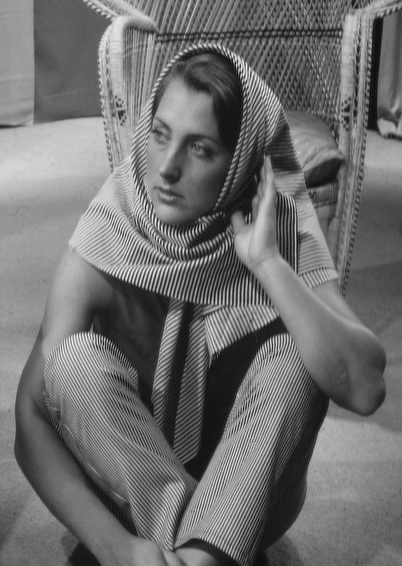
#> input picture Barbara.tif, 402 x 566 px
$ jupyter execute TP1.ipynb   (shell and % lines are left out)
#> lines starting #> are read from the running program, lines starting #| are printed output that depends on the picture; long printed decimals are rounded
## Matricule & noms : Jonathan Bukera, Jérôme Pigeon, Kaywan Sanjari

### <center> ELE8812 - Traitement et analyse d'images </center>
<center> Travail practique No. 1 </center>
<center>Hiver 2021 </center>

<div class="alert alert-block alert-danger">
Ce <a href="https://realpython.com/matlab-vs-python/"> lien</a> vous permettra de voir les différences fondamentales entre Python et Matlab. Ne passez pas forcement par les étapes d'installation.
</div>

L’objet de ce travail est de mettre en pratique certains des traitements élémentaires dans le domaine spatial qui ont été présentés en cours, tout en permettant une familiarisation avec Python et ses outils de traitement d’images. Trois points seront abordés :
1. Les transformations géométriques
2. Le débruitage par filtrage dans le domaine spatial
3. L’amélioration d’images par manipulation d’histogramme et masque flou

Les fonctions et les données à utiliser pour effectuer ce travail pratique se trouvent
dans l’archive ZIP de ce TP disponible sur le site web du cours.

**Pondération**
- Transformations géométriques : 6 pts
- Débruitage par filtrage spatial : 6 pts
- Amélioration d’images : 6 pts
- Qualités de la langue et du rapport : 2 pts
- Total : 20 points

**Date de remise**
- Groupe 1: 14 février 23h59
- Groupe 2: 21 février 23h59

##  1. Transformations géométriques (6 pts)

L’interpolation est un élément central de toute transformation géométrique d’image.
L’objet de cette question est de mettre en œuvre une forme élémentaire d’interpolation et
de l’utiliser dans une transformation géométrique particulièrement simple : le changement
d’échelle d’une image à l’aide d’une interpolation par plus proche voisin.

<div class="alert alert-block alert-info">

La cellule ci dessous effectue des <code>import</code> cela s'assimile a un<code>addpath</code> en matlab. Le but est d'amener des fonctions extérieures (packages) dans le notebook afin que Python les reconnaisse.
<code> import package as pkg</code> permet de raccourcir le nom de ce dernier. Les fonctions contenues dans 'package' seront alors appelées ainsi <code>pkg.function()</code><br>

Vous pouvez chercher sur google chacun des package appelés ci-dessous afin d'obtenir leur documentation.<br>

N'oubliez pas de relancer cette cellule si jamais vous redemarrez le Kernel !!
</div>

[cell 1]
import matplotlib.pyplot as plt
import matplotlib.image as mpimg
from matplotlib.pyplot import imread
import cv2
import numpy as np
plt.rcParams["figure.figsize"] = (12, 10)

### 1.1. Fonction de changement d’échelle (3 pts)
<div class="alert alert-block alert-warning">
Développez une fonction définie comme suit. <br>

- Indiquez la manière dont vous définissez les coordonnées de l’origine de chaque pixel d’une image (ex : au centre du pixel, dans le coin supérieur gauche …)

- Décrivez chacune des étapes vous permettant de passer de l’image im à l’image ims.

<b>Remarque</b> : Dans la fonction mae_ppv que vous développerez, vous ne devez pas utiliser
les fonctions d’interpolation existantes. Par contre, vous pouvez vous inspirer de la fonction mae_bil.m qui implémente une interpolation bilinéaire.
    </div>

[cell 2]
# Inscrivez votre code ici
# Compléter la fonction suivante faisant de l'interpolation par plus proche voisin.
def mae_ppv(im, sc):
    """ Interpolation par plus proche voisin d'une image im.
    im (nd.array): Image à interpoler.
    sc (float): Facteur d'échelle.

    Return:
        nd.array: Image interporlée.
    """
    if sc <= 0 :
        display('scale : le parametre d echelle doit etre > 0')
        return

    if np.ndim(im) != 2 :
        display('Image doit avoir 2 dimensions')
        return

    M, N = im.shape


    Ms, Ns = [round(M * sc), round(N * sc)]

    ims = np.zeros((Ms,Ns))

    for i in range(Ms):
        for j in range(Ns):
            ims[i,j] = im[round(i/sc),round(j/sc)]


    return ims

[cell 3]
def mae_bil(im, sc):
    """ Interpolation bilinéaire d'une image im.
    im (nd.array): Image à interpoler.
    sc (float): Facteur d'échelle.

    Return:
        nd.array: Image interporlée.
    """

    if sc <= 0 :
        display('scale : le parametre d echelle doit etre > 0')
        return


    if np.ndim(im) != 2 :
        display('Image doit avoir 2 dimensions')
        return

    M, N = im.shape

    # Nouvelles dimensions de l'image
    Ms, Ns = [round(M * sc), round(N * sc)]

    xs = np.linspace(1, Ms, Ms)
    ys = np.linspace(1, Ns, Ns)

    xsp = xs * M / Ms
    ysp = ys * N / Ns

    # Ajouter un pixel autour car il faut interpoler les pixels sur les bords
    Ap = np.pad(im, 1, 'symmetric')

    # Extraire les nouvelles coordonnées de l'image
    xisp = np.floor(xs * M / Ms).astype(int)
    yisp = np.floor(ys * N / Ns).astype(int)

    [Xsp, Ysp] = np.meshgrid(xsp,ysp)
    Xsp = np.transpose(Xsp)
    Ysp = np.transpose(Ysp)

    Xfsp = Xsp - np.floor(Xsp) # Coefficients pour l'interpolation
    Yfsp = Ysp - np.floor(Ysp)

    # Interpolation bilinéaire
    ims = (1 - Xfsp) * (1 - Yfsp) * Ap[xisp, :][:, yisp] + \
          Xfsp * (1-Yfsp) * Ap[xisp + 1, :][:, yisp] + \
          (1 - Xfsp) * Yfsp * Ap[xisp, :][:, yisp + 1] + \
          Xfsp * Yfsp * Ap[xisp + 1, :][:, yisp + 1]

    return ims

### 1.2. Effet de l’interpolation (3 pts)
<div class="alert alert-block alert-warning">

- Pour mettre en évidence l’effet de l’interpolation, utilisez la fonction que vous avez
développée pour changer l’échelle de l’image Barbara.tif d’un facteur α
inférieur à 1. Utilisez ensuite la même fonction et un facteur de 1/ α pour la ramener
l’image transformée à son échelle initiale.
  </div>

[cell 4]
# Inscrivez votre code ici

oldIm = imread('Barbara.tif')
#> oldIm is the input picture: shape (566, 402); min 4, max 247, mean 111.5
sc = 0.5
reSc = 1/sc
newIm = mae_ppv(oldIm,sc)
reIm = mae_ppv(newIm,reSc)
plt.subplot(1,3,1)
plt.imshow(oldIm, cmap = 'gray')
plt.subplot(1,3,2)
plt.imshow(newIm, cmap = 'gray')
plt.show()
plt.subplot(1,3,3)
plt.imshow(reIm, cmap = 'gray')
plt.show()

<div class="alert alert-block alert-warning">

- Effectuez les mêmes opérations avec la fonction mae_bil,
qui utilise une interpolation bilinéaire.
  </div>

[cell 5]
# Inscrivez votre code ici
 # Inscrivez votre code ici
oldIm2 = imread('Barbara.tif')
sc = 0.5
reSc = 1/sc
newIm2 = mae_bil(oldIm2,sc)
#> in mae_bil, `Xfsp = Xsp - np.floor(Xsp) # Coefficients pour l'interpolation`:
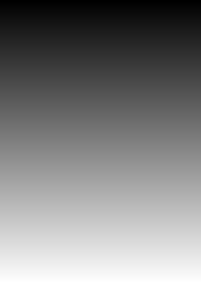
#> Xsp: shape (283, 201) float64; min 2, max 566, mean 284; drawn with min black and max white
reIm2 = mae_bil(newIm2,reSc)
#> call 2 of mae_bil, with sc = 2
#> in mae_bil (call 2), `Yfsp = Ysp - np.floor(Ysp)`:
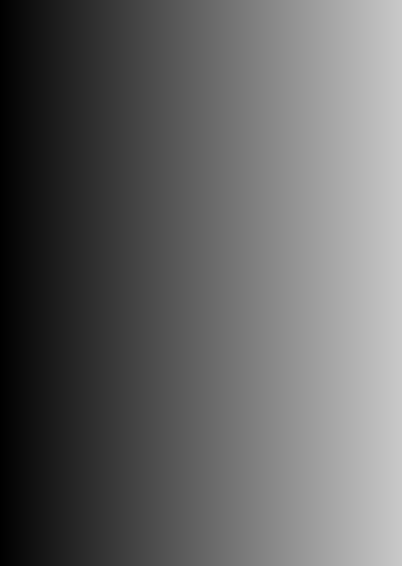
#> Ysp: shape (566, 402) float64; min 0.5, max 201, mean 100.8
plt.subplot(1,3,1)
plt.imshow(oldIm2, cmap = 'gray')
plt.subplot(1,3,2)
plt.imshow(newIm2, cmap = 'gray')
plt.show()
plt.subplot(1,3,3)
plt.imshow(reIm2, cmap = 'gray')
plt.show()

<div class="alert alert-block alert-warning">

- Qu’observez-vous ? Est-ce que les deux schémas d’interpolation permettent de
reproduire fidèlement l’image originale ? À quoi sont dues les différences
observées ? Pour répondre à cette question, vous pouvez calculer l’erreur
quadratique moyenne entre les images.

\begin{equation*}
\Delta Q = \frac 1 n  \sum_{i,j}\left( I \left( i,j \right) - I' \left( i,j \right) \right)^2
\end{equation*}

Où n est le nombre de pixel dans l’image, 𝐼(𝑖,𝑗) est un pixel de l’image original et
𝐼’(𝑖,𝑗) est le pixel correspondant dans l’image transformée. Vous pouvez aussi
observer l’histogramme des différences d’intensité entre les images.

 </div>

[cell 6]
# Inscrivez votre code ici
M, N = oldIm.shape
#> M = 566; N = 402
n = M*N
#> n = 227532
error = 0

for i in range(M):
    for j in range(N):
        error += (oldIm[i,j]-reIm[i,j])**2
#> after the loop, error = 101760871

TrueError =(1/n)*error
#> TrueError = 447.2
print('erreur = ', TrueError)
#| erreur =  447.238

<div class="alert alert-block alert-success">
DOUBLE-CLIQUEZ POUR INSCRIRE VOTRE RÉPONSE

<div class="alert alert-block alert-warning">
- Quels artefacts (défauts) observez-vous dans les images réduites et reconstruites ?
    </div>

<div class="alert alert-block alert-success">
DOUBLE-CLIQUEZ POUR INSCRIRE VOTRE RÉPONSE

## 2. Débruitage par filtrage spatial (6 pts)
<div class="alert alert-block alert-warning">

Le fichier IRM_genou.tif de l’archive TP1.zip contient l’image d’un genou obtenue
en imagerie par résonance magnétique nucléaire (IRM). Cette image est dégradée par un
bruit relativement important. Le but de cette question est de mettre en œuvre et de comparer
plusieurs filtres spatiaux, linéaires ou non. Développez et mettez en œuvre les filtres
suivants :

- Moyennage simple sur un masque carré de côté 3, 5 ou 7 pixels.
- Moyennage pondéré de type gaussien sur un masque carré de côté 3, 5 ou 7 pixels.
- Filtrage médian sur un masque carré de côté 3, 5 ou 7 pixels.

La librairie OpenCV vous permet d'appliquer ces filtres (voir [documentation](https://docs.opencv.org/master/d4/d13/tutorial_py_filtering.html)). L’image filtrée doit être de même type et avoir la même taille que l’image de départ.
Comparez empiriquement les résultats, en vous basant notamment sur le bruit résiduel, sur
la netteté des contours des images filtrées et sur l’erreur quadratique moyenne. Vous
pouvez au besoin vous appuyer sur leur histogramme. Le bruit résiduel Ο(𝑥, 𝑦) peut être
calculé en soustrayant l’image filtrée 𝐼′(𝑥, 𝑦) à l’image originale 𝐼(𝑥, 𝑦).

\begin{equation*}
Ο(𝑥, 𝑦) = |𝐼(𝑥, 𝑦) − 𝐼′(𝑥, 𝑦)|
\end{equation*}

Discutez de l’effet du type de filtre (moyenne simple, moyenne pondérée, médian) et de la
taille du filtre (3, 5, ou 7 pixels) sur les résultats de débruitage.
    </div>

[cell 7]
# Inscrivez votre code ici

og_Im = imread('IRM_genou.tif')
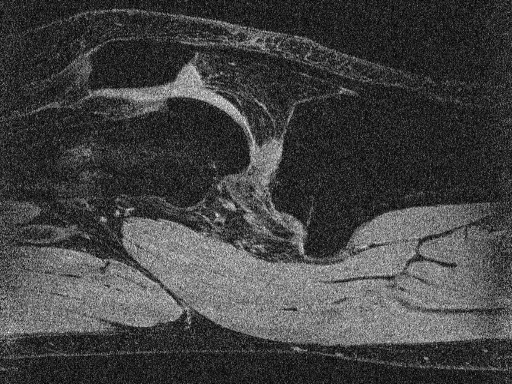
#> input picture IRM_genou.tif, 512 x 384 px
#> og_Im is the input picture: shape (384, 512) uint16; min 0, max 65535, mean 17114.3


moy_Im_3 = cv2.blur(og_Im, (3,3))
gauss_Im_3 = cv2.GaussianBlur(og_Im, (3,3),0)
med_Im_3 = cv2.medianBlur(og_Im,3)

og_Im = imread('IRM_genou.tif')
moy_Im_5 = cv2.blur(og_Im, (5,5))
gauss_Im_5 = cv2.GaussianBlur(og_Im, (5,5),0)
med_Im_5 = cv2.medianBlur(og_Im,5)


og_Im = imread('IRM_genou.tif')
moy_Im_7 = cv2.blur(og_Im, (7,7))
gauss_Im_7 = cv2.GaussianBlur(og_Im, (7,7),0)
og_Im = cv2.convertScaleAbs(og_Im, alpha=255/65535.0)

med_Im_7 = cv2.medianBlur(og_Im,7)


plt.subplot(3,4,1)
plt.imshow(og_Im, cmap = 'gray')
plt.title ('Image Originale')

plt.subplot(3,4,2)
plt.imshow(moy_Im_3, cmap = 'gray')
plt.title ('Filtre moyennage simple (3)')
plt.subplot(3,4,3)
plt.imshow(moy_Im_5, cmap = 'gray')
plt.title ('Filtre moyennage simple (5)')
plt.subplot(3,4,4)
plt.imshow(moy_Im_7, cmap = 'gray')
plt.title ('Filtre moyennage simple (7)')

plt.subplot(3,4,5)
plt.imshow(og_Im, cmap = 'gray')
plt.title ('Image Originale')

plt.subplot(3,4,6)
plt.imshow(gauss_Im_3, cmap = 'gray')
plt.title ('Filtre gauss (3)')
plt.subplot(3,4,7)
plt.imshow(gauss_Im_5, cmap = 'gray')
plt.title ('Filtre gauss (5)')
plt.subplot(3,4,8)
plt.imshow(gauss_Im_7, cmap = 'gray')
plt.title ('Filtre gauss (7)')


plt.subplot(3,4,9)
plt.imshow(og_Im, cmap = 'gray')
plt.title ('Image Originale')

plt.subplot(3,4,10)
plt.imshow(med_Im_3, cmap = 'gray')
plt.title ('Filtre median (3)')
plt.subplot(3,4,11)
plt.imshow(med_Im_5, cmap = 'gray')
plt.title ('Filtre median (5)')
plt.subplot(3,4,12)
plt.imshow(med_Im_7, cmap = 'gray')
plt.title ('Filtre median (7)')

<div class="alert alert-block alert-success">
Pour chacun des filtres, l'image devient plus lumineuse.

## 3. Amélioration d’images (6 pts)

Le fichier Lune.tif contient une image de la lune de qualité médiocre, tant du point de
vue de la distribution des niveaux de gris que de la netteté. Le but de cette question est
donc d’appliquer une succession de traitements pour améliorer la qualité de cette image.

### 3.1. Transformations portant sur l’intensité (2 pts)
<div class="alert alert-block alert-warning">

En vous basant sur l’histogramme, effectuez une ou plusieurs transformations portant sur
l’intensité de l’image pour en améliorer le contraste et l’aspect visuel. Quelques
transformations que vous pouvez essayer pour améliorer le contraste sont :

| Transformation | Paramètre(s) | Équation |
| --- | --- | --- |
| Inversion | NA | 1 – 𝑟 |
|Gamma |   𝛾 < 1 si sous-exposé <br/> 𝛾 > 1 si surexposé | 𝑟<sup>𝛾</sup> |
| Logarithme | NA | ln(1 + 𝑟) /ln(2) |
| Exponentielle | NA | 𝑒<sup>𝑟𝑙𝑛(2)</sup> − 1|

<center> ** r correspond à la valeur d’un pixel dans l’image </center>

<b>Note</b> : Il n’est pas conseillé de procéder à l’égalisation de l’histogramme à cette étape-ci.
Expliquez votre choix de transformation que vous avez utilisé pour améliorer l’aspect
visuel de l’image.

</div>

[cell 8]
# Inscrivez votre code ici

luneIm = cv2.imread("Lune.tif", cv2.IMREAD_GRAYSCALE)
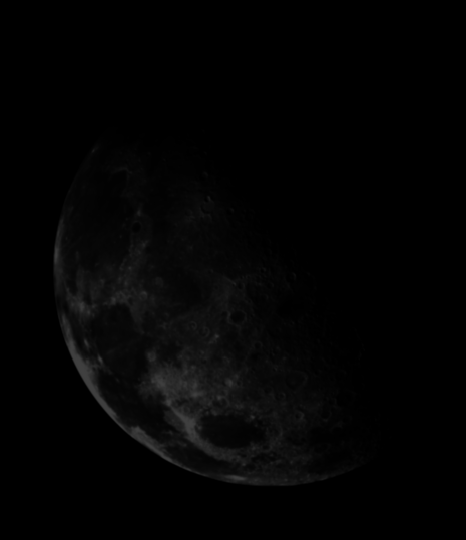
#> input picture Lune.tif, 466 x 540 px
#> luneIm is the input picture: shape (540, 466); min 0, max 64, mean 3.5

M,N = luneIm.shape
#> M = 540; N = 466
print(M,N)
#| 540 466
histr = cv2.calcHist([luneIm],[0],None,[256],[0,256])
#> histr = 256 values, max 176001 at index 0, min 0 at index 65, mean 983


img = luneIm

s = cv2.pow(img/255, 0.7)
print(s.shape)
#| (540, 466)
s = cv2.convertScaleAbs(s, alpha=255)

# Check if the image is loaded successfully
plt.subplot(2,2,1)
plt.title("Image originale")
plt.imshow(img, cmap = 'gray')
plt.subplot(2,2,2)
plt.title("Histogramme de l'image originale")
plt.plot(histr)
plt.show()
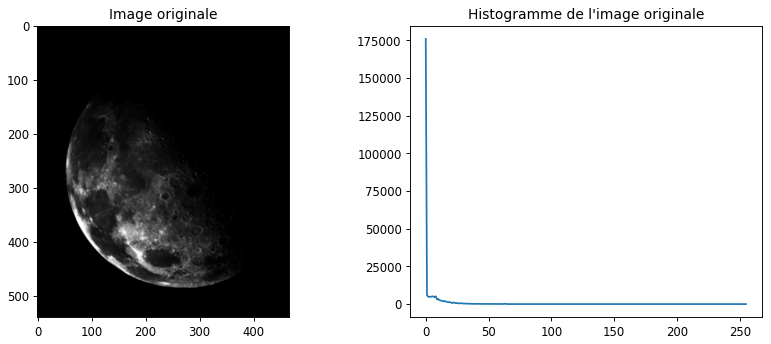
#> figure drawn by matplotlib, 2 panels; panel 2: curve peaks at x = 0, y = 176001

plt.subplot(2,2,3)
plt.title("Image corrigée à l'aide de l'exponentielle")
plt.imshow(s, cmap = 'gray')

plt.subplot(2,2,4)
plt.title("Histogramme de l'image corrigée")
histr = cv2.calcHist([s],[0],None,[256],[0,256])
#> histr = 256 values, max 176001 at index 0, min 0 at index 1, mean 983
plt.plot(histr)
plt.show()
#> figure, not shown here; panel 2: curve peaks at x = 0, y = 176001

<div class="alert alert-block alert-success">
DOUBLE-CLIQUEZ POUR INSCRIRE VOTRE RÉPONSE

### 3.2. Affinage de l’image (2 pts)
<div class="alert alert-block alert-warning">

Appliquez à l’image obtenue à la question précédente un rehaussement par masquage flou
généralisé (Unsharp Filter / Masking en anglais). Ce filtre de convolution est défini par

<center> 𝐺 = 𝐹 + 𝑎 [ 𝐹 − ℎ<sub>𝑏</sub> ∗ 𝐹 ] = 𝐹 + 𝑎 [ 𝐹 − 𝐹′ ] </center>

où F est l’image originale, G est l’image rehaussée, hb est un noyau de convolution agissant
comme un filtre passe-bas, * est un produit de convolution, a est le coefficient de
rehaussement et b contrôle la taille du filtre adoucisseur. Utilisez le filtre par moyennage
pondéré de type Gaussien développé à la question précédente pour calculer l’image floue
𝐹′ = ℎ<sub>𝑏</sub> ∗ 𝐹.

Faites varier la taille du filtre adoucisseur et le coefficient de rehaussement. Qu’observezvous ? Décrivez l’effet de ces paramètres sur l’image rehaussée.
</div>

[cell 9]
# Inscrivez votre code ici


#luneIm = imread('Lune.tif')
s = luneIm
gauss_Im = cv2.GaussianBlur(s, (3,3),0)


f = s  + 0.8*(s - gauss_Im+60)
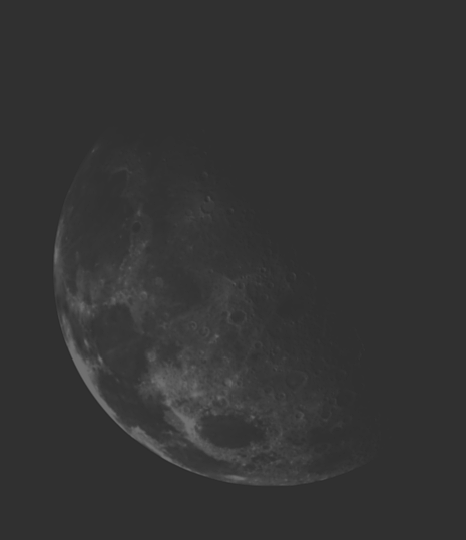
#> f: shape (540, 466) float64; min 43.4, max 114.2, mean 51.5
plt.subplot(2,2,1)
plt.title("image originale")
plt.imshow(luneIm, cmap = 'gray')


histr = cv2.calcHist([luneIm],[0],None,[256],[0,256])
#> histr = 256 values, max 176001 at index 0, min 0 at index 65, mean 983
plt.subplot(2,2,2)
plt.title("Histogramme de l'image originale")
plt.plot(histr)
plt.show()
#> figure, not shown here; panel 2: curve peaks at x = 0, y = 176001

f = cv2.convertScaleAbs(f)
plt.subplot(2,2,3)
plt.title("image corrigée")
plt.imshow(f, cmap = 'gray')


histr = cv2.calcHist([f],[0],None,[256],[0,256])
#> histr = 256 values, max 175530 at index 48, min 0 at index 0, mean 983
plt.subplot(2,2,4)
plt.title("Histogramme de l'image corrigée")
plt.plot(histr)
plt.show()
#> figure, not shown here; panel 2: curve peaks at x = 48, y = 175530

### 3.3. Égalisation d’histogramme (2 pts)
<div class="alert alert-block alert-warning">

Appliquez une égalisation d’histogramme à une image visuellement satisfaisante obtenue
à la question précédente. Qu’observez-vous ? Expliquez. Comparez au résultat obtenu si
vous appliquez l’égalisation d’histogramme à l’image de la Lune originale sans transformer
son intensité et sans la rehausser par masquage flou. Pourquoi les résultats sont-ils
différents ?
     Vous pouvez utiliser la fonction <code>equalize_histogram(img)</code> et <code>plt.hist</code> de matplotlib.

</div>

[cell 10]
def equalize_histogram(img):
    # Normaliser l'image de 0 à 255
    img = ((img - img.min()) / (img.max() - img.min()) * 255).astype('uint8')
    hist, bins = np.histogram(img, 256, [0,256])
    T = np.cumsum(hist) # Somme cumulée
    T = (T - T.min()) / (T.max() - T.min()) # Normalisation entre 0 et 1
    return (255 * T[img]).astype('uint8')

[cell 11]
# Inscrivez votre code ici
luneIm_eq = equalize_histogram(luneIm)
#> in equalize_histogram, `img = ((img - img.min()) / (img.max() - img.min()) * 255).astype('uint..`:
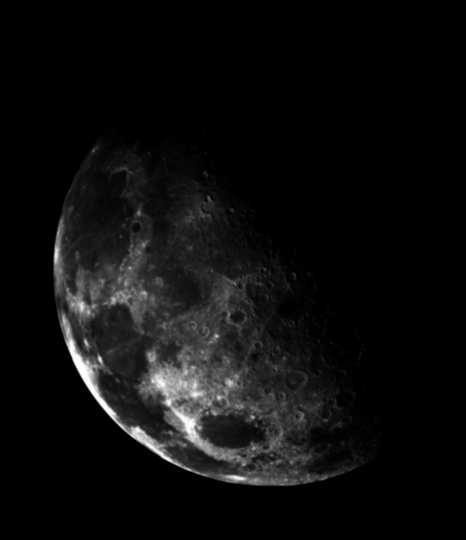
#> img: shape (540, 466); min 0, max 255, mean 13.6
#> in equalize_histogram, `hist, bins = np.histogram(img, 256, [0,256])`: hist = 256 values, max 176001 at index 0, min 0 at index 1, mean 983; bins = 257 values from 0 to 256
#> in equalize_histogram, `T = np.cumsum(hist)`: T = 256 values from 176001 to 251640
#> in equalize_histogram, `T = (T - T.min()) / (T.max() - T.min())`: T = 256 values from 0 to 1
#> in equalize_histogram, `return (255 * T[img]).astype('uint8')`:
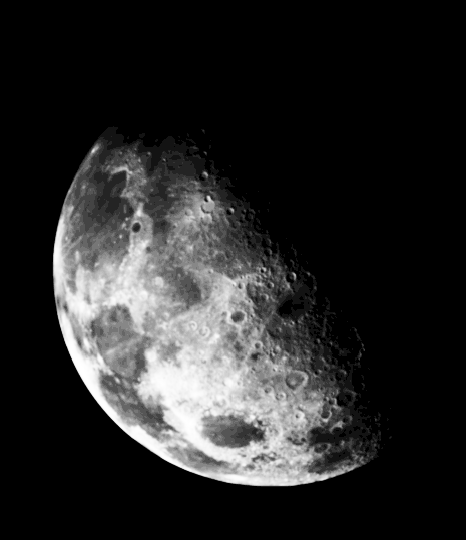
#> returned value: shape (540, 466); min 0, max 255, mean 40
f_eq = equalize_histogram(f)
#> in equalize_histogram (call 2), `hist, bins = np.histogram(img, 256, [0,256])`: hist = 256 values, max 175530 at index 17, min 0 at index 1, mean 983
#> in equalize_histogram (call 2), `T = np.cumsum(hist)`: T = 256 values from 1 to 251640
#> in equalize_histogram (call 2), `T = (T - T.min()) / (T.max() - T.min())`: T = 256 values from 0 to 1
#> in equalize_histogram (call 2), `return (255 * T[img]).astype('uint8')`:
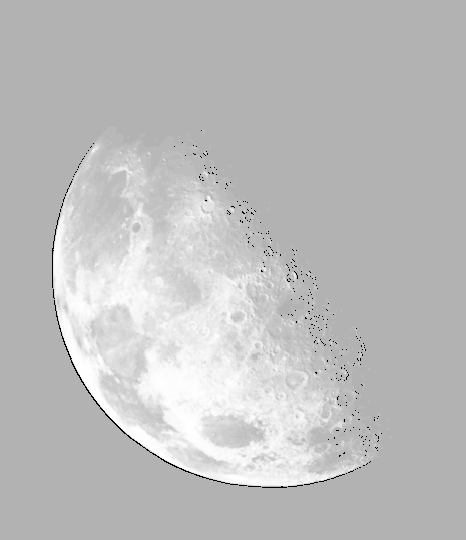
#> returned value: shape (540, 466); min 0, max 255, mean 189.3

plt.subplot(3,2,1)
plt.imshow(f_eq, cmap = 'gray')
histr = cv2.calcHist([f_eq],[0],None,[256],[0,256])
#> histr = 256 values, max 175530 at index 178, min 0 at index 1, mean 983
plt.subplot(3,2,2)
plt.plot(histr)


plt.subplot(3,2,3)
plt.imshow(luneIm_eq, cmap = 'gray')
histr = cv2.calcHist([luneIm_eq],[0],None,[256],[0,256])
#> histr = 256 values, max 176001 at index 0, min 0 at index 1, mean 983
plt.subplot(3,2,4)
plt.plot(luneIm_eq)
plt.show()
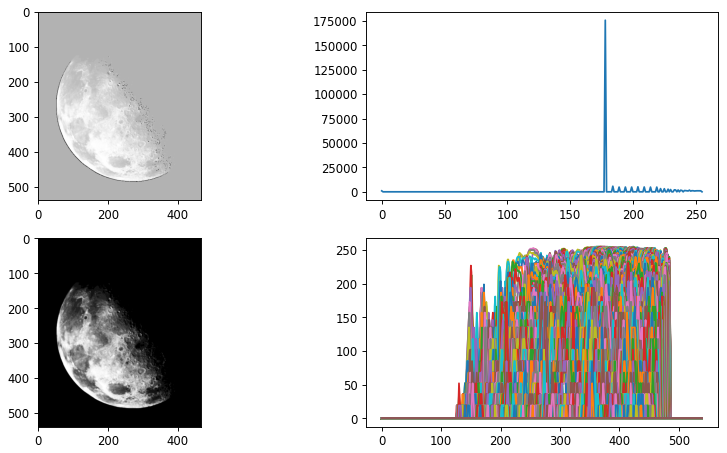
#> figure drawn by matplotlib, 4 panels; panel 2: curve peaks at x = 178, y = 175530
